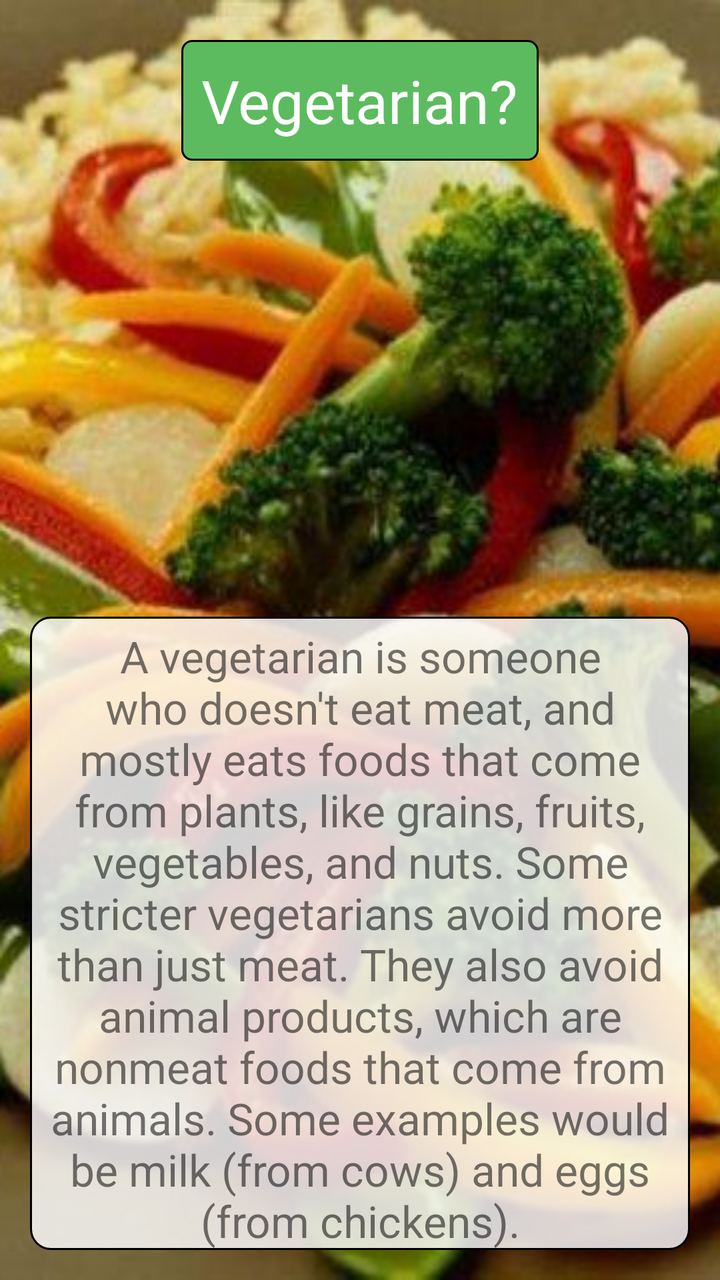
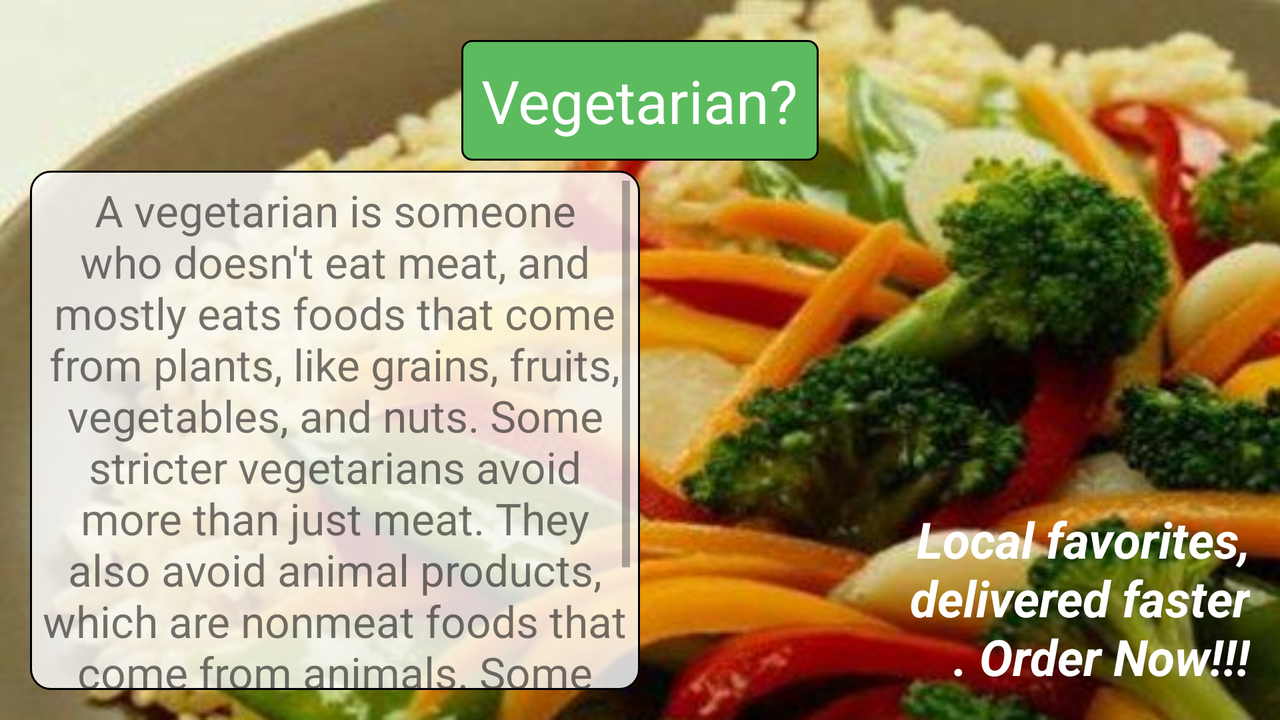

One screen, two layout resources from the same app: the default and the author's alternative for another configuration. Each is rendered where Android would select it; the XML of both is given below.
<!-- AndroidManifest.xml: application theme AppTheme -->
<!-- res/layout/activity_analisis2.xml -->
<?xml version="1.0" encoding="utf-8"?>
<RelativeLayout xmlns:android="http://schemas.android.com/apk/res/android"
    xmlns:tools="http://schemas.android.com/tools"
    android:layout_width="match_parent"
    android:layout_height="match_parent"
    tools:context="udb.sv.com.analisisresultados.Vista.analisis2"
    android:background="@drawable/vegetariano"
    style="@style/layoutandpadding" >
    <TextView android:layout_width="wrap_content"
        android:layout_height="wrap_content"
        android:text="@string/tittle"
        android:background="@drawable/green_rounded"
        style="@style/centerTitle" />
    <LinearLayout android:layout_width="match_parent"
        android:layout_height="wrap_content"
        android:orientation="vertical"
        android:layout_alignParentBottom="true" >
        <TextView
            android:layout_width="match_parent"
            android:layout_height="match_parent"
            android:text="@string/vegetarian_food"
            style="@style/textDescription"
            android:background="@drawable/white_rounded" />
    </LinearLayout>
</RelativeLayout>
<!-- resources referenced by this layout -->
<resources>
  <!-- drawable green_rounded (drawable) -->
  <?xml version="1.0" encoding="utf-8"?>
  <shape xmlns:android="http://schemas.android.com/apk/res/android">
      <stroke android:width="1dp" android:color="#000000" />
      <solid android:color="#5cbb5f" />
      <padding android:left="5dp" android:right="5dp" android:top="5dp"
          /> <corners android:radius="5dp" />
  </shape>
  <!-- drawable vegetariano: png bitmap (drawable, 225901 bytes) -->
  <!-- drawable white_rounded (drawable) -->
  <?xml version="1.0" encoding="utf-8"?>
  <shape xmlns:android="http://schemas.android.com/apk/res/android">
      <stroke
          android:width="1dp"
          android:color="#000000" />
      <solid android:color="#d1ffffff" />
      <padding android:left="5dp"
          android:right="5dp" android:top="5dp" />
      <corners android:radius="10dp" />
  </shape>
  <string name="tittle">Vegetarian?</string>
  <string name="vegetarian_food">
          A vegetarian is someone who doesn\'t eat meat, and mostly
          eats foods that come from plants, like grains, fruits, vegetables,
          and nuts. Some stricter vegetarians avoid more than just meat.
          They also avoid animal products, which are nonmeat foods that come from animals.
          Some examples would be milk (from cows) and eggs (from chickens). </string>
  <style name="centerTitle">
          <item name="android:padding">10dp</item>
          <item name="android:textSize">30sp</item>
          <item name="android:layout_centerHorizontal">true</item>
          <item name="android:layout_gravity">center</item>
          <item name="android:textColor">#ffffff</item>
          <item name="android:layout_margin">5dp</item>
      </style>
  <style name="layoutandpadding">
          <item name="android:padding">15dp</item>
      </style>
  <style name="textDescription">
          <item name="android:textSize">22sp</item>
          <item name="android:gravity">center</item>
      </style>
  <style name="AppTheme" parent="Theme.AppCompat.Light.NoActionBar">
          
          <item name="colorPrimary">@color/colorPrimary</item>
          <item name="colorPrimaryDark">@color/colorPrimaryDark</item>
          <item name="colorAccent">@color/colorAccent</item>
      </style>
</resources>
<!-- res/layout-land/activity_analisis2.xml (the author's variant of the layout above) -->
<!-- drawn on the phone turned sideways -->
<?xml version="1.0" encoding="utf-8"?>
<LinearLayout xmlns:android="http://schemas.android.com/apk/res/android"
    android:orientation="vertical"
    android:layout_width="match_parent" android:layout_height="match_parent"
    android:background="@drawable/vegetariano" style="@style/layoutandpadding" >
    <TextView
        android:layout_width="wrap_content"
        android:layout_height="wrap_content"
        android:text="@string/tittle"
        android:background="@drawable/green_rounded"
        style="@style/centerTitle" />
    <LinearLayout
        android:layout_width="match_parent"
        android:layout_height="wrap_content"
        android:orientation="horizontal" >
        <ScrollView android:layout_width="0dp"
            android:layout_height="match_parent"
            android:layout_weight="1"
            android:background="@drawable/white_rounded" >
            <LinearLayout
                android:layout_width="match_parent"
                android:layout_height="match_parent" >
                <TextView
                    android:layout_width="0dp"
                    android:layout_weight="1"
                    android:layout_height="wrap_content"
                    style="@style/textDescription"
                    android:text="@string/vegetarian_food" />
            </LinearLayout>
        </ScrollView>
        <TextView android:layout_width="0dp"
            android:layout_weight="1"
            android:layout_height="match_parent"
            android:text="@string/ordernow"
            style="@style/textOrderNow"
            />
    </LinearLayout>
</LinearLayout>
<!-- resources referenced by the variant -->
<!-- as the phone turned sideways resolves them -->
<resources>
  <!-- drawable green_rounded (drawable) -->
  <?xml version="1.0" encoding="utf-8"?>
  <shape xmlns:android="http://schemas.android.com/apk/res/android">
      <stroke android:width="1dp" android:color="#000000" />
      <solid android:color="#5cbb5f" />
      <padding android:left="5dp" android:right="5dp" android:top="5dp"
          /> <corners android:radius="5dp" />
  </shape>
  <!-- drawable vegetariano: png bitmap (drawable, 225901 bytes) -->
  <!-- drawable white_rounded (drawable) -->
  <?xml version="1.0" encoding="utf-8"?>
  <shape xmlns:android="http://schemas.android.com/apk/res/android">
      <stroke
          android:width="1dp"
          android:color="#000000" />
      <solid android:color="#d1ffffff" />
      <padding android:left="5dp"
          android:right="5dp" android:top="5dp" />
      <corners android:radius="10dp" />
  </shape>
  <string name="ordernow">
          Local favorites,\n delivered faster\n . Order Now!!! </string>
  <string name="tittle">Vegetarian?</string>
  <string name="vegetarian_food">
          A vegetarian is someone who doesn\'t eat meat, and mostly
          eats foods that come from plants, like grains, fruits, vegetables,
          and nuts. Some stricter vegetarians avoid more than just meat.
          They also avoid animal products, which are nonmeat foods that come from animals.
          Some examples would be milk (from cows) and eggs (from chickens). </string>
  <style name="centerTitle">
          <item name="android:padding">10dp</item>
          <item name="android:textSize">30sp</item>
          <item name="android:layout_centerHorizontal">true</item>
          <item name="android:layout_gravity">center</item>
          <item name="android:textColor">#ffffff</item>
          <item name="android:layout_margin">5dp</item>
      </style>
  <style name="layoutandpadding">
          <item name="android:padding">15dp</item>
      </style>
  <style name="textDescription">
          <item name="android:textSize">22sp</item>
          <item name="android:gravity">center</item>
      </style>
  <style name="textOrderNow">
          <item name="android:gravity">right|bottom</item>
          <item name="android:textColor">#ffffff</item>
          <item name="android:textSize">25sp</item>
          <item name="android:textStyle">bold|italic</item>
      </style>
  <style name="AppTheme" parent="Theme.AppCompat.Light.NoActionBar">
          
          <item name="colorPrimary">@color/colorPrimary</item>
          <item name="colorPrimaryDark">@color/colorPrimaryDark</item>
          <item name="colorAccent">@color/colorAccent</item>
      </style>
</resources>
